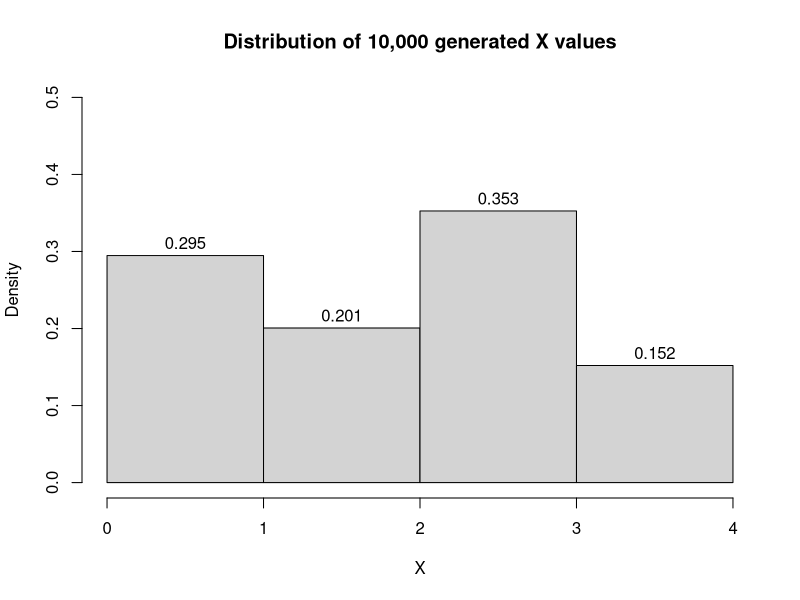
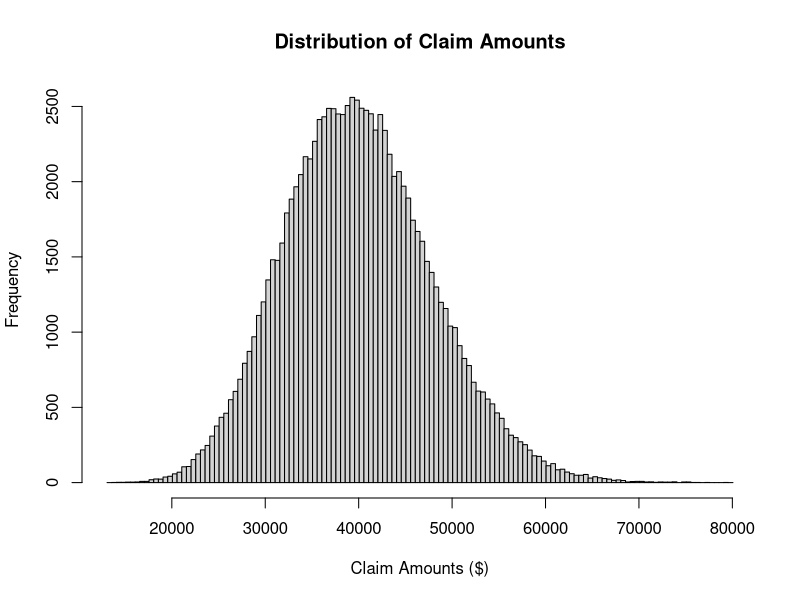

The R source for these figures, in order:
## ---- chunk 1
F_inv <- function(u){
  x <- rep(0, length(u))
  if(u < 0.30)
    x <- 0 + 1
  else if((u >= 0.30) && (u < 0.50))
    x <- 1 + 1
  else if((u >= 0.50) && (u < 0.85))
    x <- 2 + 1
  else if((u >= 0.85) && (u < 1))
    x <- 3 + 1
  return(x)
}
uniform_random <- array(runif(10^4))
hist(sapply(uniform_random, FUN = F_inv), 
     breaks = c(0:4), freq = FALSE,
     xlab = "X",
     main = "Distribution of 10,000 generated X values",
     labels = TRUE,
     ylim = c(0,.5))
## ---- chunk 2
# Set seed, set N = number of simulations
set.seed(1234)
N = 10^5
# Returns variable number claims from exponential distribution
generate_claims <- function(vector, holders = 1000, chance = 0.05, beta = 800){
  # Number of claims that will occur is binomial(holders, chance)
  num_of_claims <- rbinom(1, holders, chance)
  # Generate claim amounts from exponential distribution for each claimant
  claims <- -beta * log(runif(num_of_claims))
  # Return vector of claims
  return(claims)
}
# Initialize claims list
claims <- rep(list(rep(0,100)), N)
# Simulate N times
claims <- lapply(claims, generate_claims)
# Find the sum for each trial
distribution <- sapply(claims, sum)
## ---- chunk 3
# Plot a histogram of the results
hist(distribution,
     breaks = seq.int(min(distribution)-1000, max(distribution)+1000, 500),
     main = "Distribution of Claim Amounts",
     xlab = "Claim Amounts ($)")
## ---- chunk 4
mean(distribution>50000)
